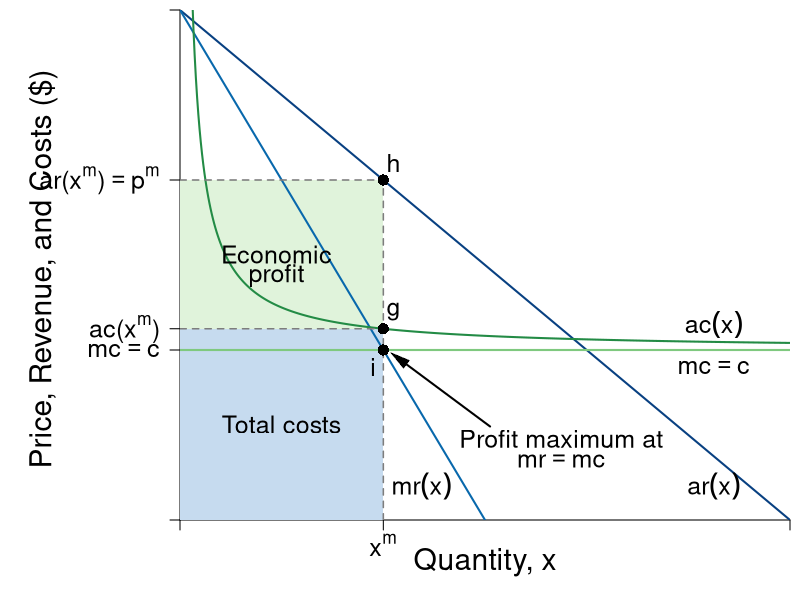

Source code (R):
#Graph Designer: Simon Halliday + Scott Cohn
#Authors: Bowles and Halliday
#Title: Coordination, Conflict and Competition: A Text in Microeconomics

require(shape)
pdf(file = "firmmarketsupply/profit_costs.pdf", width = 9, height = 7)

#Set parameters for graphics
axislabelsize <- 1.8
labelsize <- 1.5
namesize <- 1.8
annotatesize <- 1.5
graphlinewidth <- 2
segmentlinewidth <- 1.5

COL <- c("#7fc97f", "#beaed4", "#fdc086", "#ffff99", "#386cb0", "#f0027f", "#bf5b17", "#666666")
COLA <- c("#e0f3db", "#99d8c9","#66c2a4","#41ae76", "#238b45", "#005824")
COLB <- c("#c6dbef", "#4eb3d3", "#2b8cbe", "#0868ac","#084081")
grays <- gray.colors(25, start = 1, end = 0)
CBCols <- c("#009E73","#0072B2","#E69F00","#CC79A7", "#F0E442")

#Edited the margins to cater for the larger LHS labels
par(mar =  c(4, 9, 0.5, 0.5))

AvgRevenue <- function(x, rmax = 12, xmax = 12){
  rmax - (rmax/xmax)*x
}
  
MRevenue <- function(x, rmax = 12, xmax = 12){
  rmax - 2*(rmax/xmax)*x
}

AvgCost <- function(x, c0 = 2, c1 = 4){
  c0/x + c1
}

xlims <- c(0, 12)
ylims <- c(0, 12)

npts <- 501 
x <- seq(xlims[1], xlims[2], length.out = npts)
y <- seq(ylims[1], ylims[2], length.out = npts) 
a <- c(13, 16.75, 19.25)

plot(0, 0, xlim = xlims, ylim = ylims, type = "n",
     xlab = expression(paste("")),
     ylab = expression(paste("")), 
     xaxt = "n", 
     yaxt = "n", 
     cex.lab = axislabelsize, 
     bty = "n",
     xaxs = "i", 
     yaxs = "i")


ticksy <- c(0, 4, AvgCost(x = 4), AvgRevenue(x = 4), ylims[2])
ylabels <- c(NA, expression(paste(mc == c)), expression(paste(ac, "(", x^m,")")), expression(paste(ar, "(", x^m,")", phantom() == p^m)), NA)
ticksx <- c(0, 4, xlims[2])
xlabels <- c(NA, expression(paste(x^m)), NA)

axis(1, at = ticksx, pos = 0, labels = xlabels, cex.axis = labelsize)
axis(2, at = ticksy, pos = 0, labels = ylabels, las = 1, cex.axis = labelsize)

npts <- 500 
xx1 <- seq(xlims[1], xlims[2], length.out = npts)
xx3 <- seq(2, 6, length.out = npts)

#Draw the polygon for profit
xpoly1 <- c(0, 4, 4, 0, 0)
ypoly1 <- c(AvgCost(x = 4), AvgCost(x = 4), AvgRevenue(x = 4), AvgRevenue(x = 4), AvgCost(x = 4))
polygon(x = xpoly1, y = ypoly1, col = COLA[1], density = NULL, border = NA)

#Draw the polygon for costs
xpoly2 <- c(0, 4, 4, 0, 0)
ypoly2 <- c(0, 0, AvgCost(x = 4), AvgCost(x = 4), AvgCost(x = 4))
polygon(x = xpoly2, y = ypoly2, col = COLB[1], density = NULL, border = NA)

lines(xx1, AvgRevenue(xx1, rmax = 12, xmax = 12), col = COLB[5], lwd = graphlinewidth)
lines(xx1, MRevenue(xx1, rmax = 12, xmax = 12), col = COLB[4], lwd = graphlinewidth)
lines(xx1, AvgCost(xx1, c0 = 2, c1 = 4), col = COLA[5], lwd = graphlinewidth)

#Label the axes
text(0.5*xlims[2], -1, expression(paste("Quantity, ", x)), xpd = TRUE, cex = axislabelsize) 
#mtext(expression(paste("Quantity, ", x)), side = 1, line = 2.5, cex = axislabelsize)
#mtext(expression(paste("Quantity of output, ", x)), side = 1, line = 2.5, cex = axislabelsize)
#text(-3, 0.5*ylims[2], expression(paste("Price, Revenue and Costs, ", list(p, r, ac), " and ", mc)), xpd = TRUE, cex = axislabelsize, srt = 90) 
text(-2.7, 0.5*ylims[2], expression(paste("Price, Revenue, and Costs ($) ")), xpd = TRUE, cex = axislabelsize, srt = 90) 

#Label curves
text(10.5, 4.6, expression(paste(ac(x))), cex = labelsize)
text(10.5, 3.6, expression(paste(mc == c)), cex = labelsize)
text(10.5, 0.8, expression(paste(ar(x))), cex = labelsize)
text(4.75, 0.8, expression(paste(mr(x))), cex = labelsize)

#Labels cost and profit areas
text(2, 0.5*AvgCost(x = 4), expression("Total costs"), cex = annotatesize)
text(1.9, 6.25, expression("Economic"), cex = annotatesize)
text(1.9, 5.75, expression("profit"), cex = annotatesize)

#Draw segments for total costs
segments(0, AvgRevenue(x = 4), 4, AvgRevenue(x = 4), lty = 2, col = grays[20] , lwd = segmentlinewidth)
segments(4, 0, 4, AvgRevenue(x = 4), lty = 2, col = grays[20] , lwd = segmentlinewidth)

segments(0, AvgCost(x = 4), 4, AvgCost(x = 4), lty = 2, col = grays[20] , lwd = segmentlinewidth)
segments(0, 4, xlims[2], 4, lty = 1, col = COL[1] , lwd = graphlinewidth)

#Label Points for comparison
points(4, MRevenue(x = 4), pch = 16, col = "black", cex = 1.5)
text(3.8, MRevenue(x = 4) - 0.4, expression(i), cex = labelsize)

points(4, AvgCost(x = 4), pch = 16, col = "black", cex = 1.5)
text(4.2, AvgCost(x = 4) + 0.4, expression(g), cex = labelsize)

points(4, AvgRevenue(x = 4), pch = 16, col = "black", cex = 1.5)
text(4.2, AvgRevenue(x = 4) + 0.4, expression(h), cex = labelsize)


#Arrow to mr = mc
text(7.5, 1.9, expression(paste("Profit maximum at")), cex = annotatesize)
text(7.5, 1.4, expression(paste(mr == mc)), cex = annotatesize)
Arrows(6.1, 2.2, 4.3, 3.8, col = "black", lty = 1, lwd = 2, arr.type = "triangle", arr.lwd = 0.5)



dev.off()
